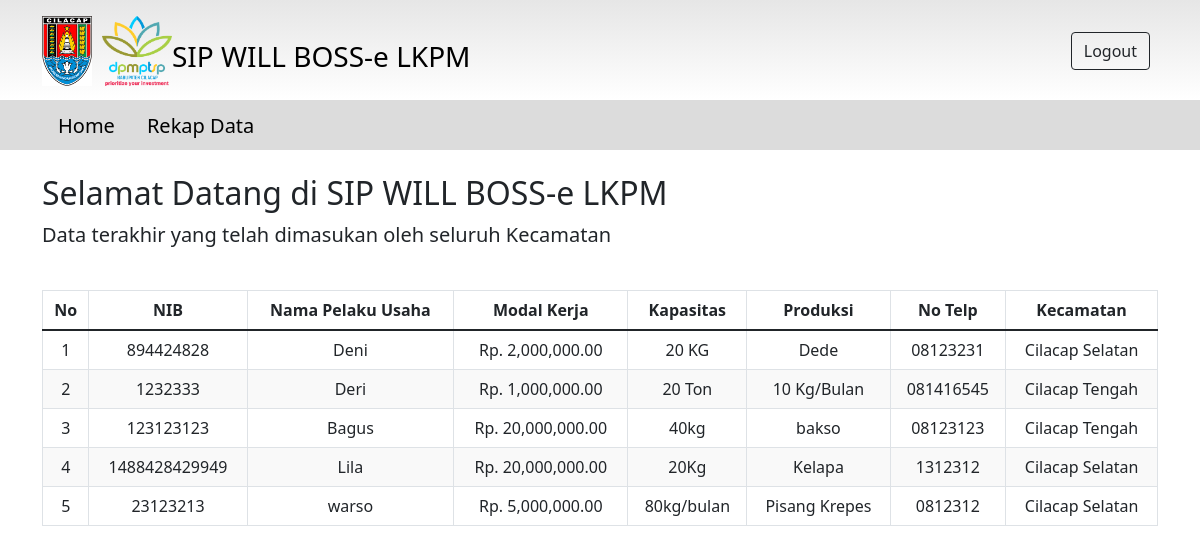
The app's page / (signed in), older data.
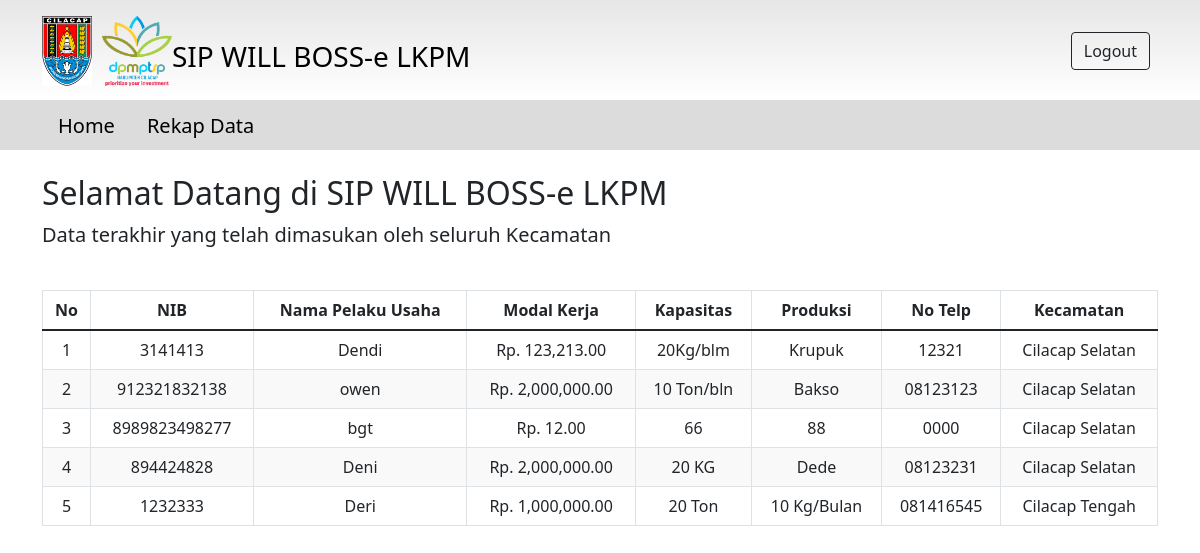
The same page, newer data.
### PelakuUsaha/models.py (models this page shows)
class PelakuUsaha(models.Model):
    kecamatan = models.CharField(max_length=100, null=True)
    nib = models.CharField(max_length=100, null=False)
    modal_kerja = models.IntegerField(null=True, blank=True)
    laki_laki = models.IntegerField(blank=True, null=True)
    perempuan = models.IntegerField(blank=True, null=True)
    produksi = models.CharField(max_length=100,blank=True, null=True)
    tanggal_input = models.DateField(auto_now=True,blank=True,null=True)
    kapasitas = models.CharField(max_length=20, null=True)
    nama_pelaku_usaha = models.CharField(max_length=100,null=True)
    no_telp = models.CharField(max_length=100)
    permasalahan = models.CharField(max_length=250,null=True)

### Dashboard/views.py (the view)
# urls.py: 2. Add a URL to urlpatterns:  path('', views.home, name='home')
@login_required(login_url='login')
def home(request):
    if request.user.is_superuser:
        Data_usaha = PelakuUsaha.objects.order_by('-id')[:5]
    else:
        Data_usaha = PelakuUsaha.objects.filter(kecamatan=request.user.first_name).order_by('-id')[:5]
    User = request.user
    context = {
        'data_usaha': Data_usaha,
        'User':User
    }
    return render(request, 'Dashboard/home.html', context)

### templates/Dashboard/home.html
{% extends 'base.html' %} {% block content %} {% load humanize %}
    <div class="container mt-4">
        {% if request.user.is_superuser %}
        <h2 class="mt-4">Selamat Datang di SIP WILL BOSS-e LKPM</h2>
        {% else %}
        <h2 class="mt-4">Selamat Datang di SIP WILL BOSS-e LKPM, {{user.first_name}}</h2>
        {% endif %}
        <table class="table table-bordered">
          {% if request.user.is_superuser %}
          <p class="lead">Data terakhir yang telah dimasukan oleh seluruh Kecamatan  </p>
          {% else %}
          <p class="lead">Data terakhir yang dimasukan di Kecamatan {{user.first_name}} </p>
          {% endif %}
          <thead>
              <tr>
                <th>No</th>
                <th>NIB</th>
                <th>Nama Pelaku Usaha</th>
                <th>Modal Kerja</th>
                <th>Kapasitas</th>
                <th>Produksi</th>
                <th>No Telp</th>
                {% if request.user.is_superuser %}
                  <th>Kecamatan</th>
                {% endif %}
              </tr>
            </thead>
            <tbody>
                {% for i in data_usaha %}
                <tr>
                    <td>{{forloop.counter}}</td>
                    <td>{{i.nib}}</td>
                    <td>{{i.nama_pelaku_usaha}}</td>
                    <td>Rp. {{i.modal_kerja|floatformat:2|intcomma}}</td>
                    <td>{{i.kapasitas}}</td>
                    <td>{{i.produksi}}</td>
                    <td>{{i.no_telp}}</td>
                    {% if request.user.is_superuser %}
                    <td>{{i.kecamatan}}</td>
                    {% endif %}
                </tr>
                {% endfor %}
            </tbody>
            <br />
          </table>
    </div>
{% endblock %}

Row changes from the older to the newer data that the page shows:
no longer on this page (row unchanged): PelakuUsaha: nib "123123123", nama_pelaku_usaha "Bagus", modal_kerja "20,000,000.00", kapasitas "40kg", produksi "bakso", no_telp "08123123", kecamatan "Cilacap Tengah"
no longer on this page (row unchanged): PelakuUsaha: nib "1488428429949", nama_pelaku_usaha "Lila", modal_kerja "20,000,000.00", kapasitas "20Kg", produksi "Kelapa", no_telp "1312312", kecamatan "Cilacap Selatan"
no longer on this page (row unchanged): PelakuUsaha: nib "23123213", nama_pelaku_usaha "warso", modal_kerja "5,000,000.00", kapasitas "80kg/bulan", produksi "Pisang Krepes", no_telp "0812312", kecamatan "Cilacap Selatan"
added PelakuUsaha: nib "3141413", nama_pelaku_usaha "Dendi", modal_kerja "123,213.00", kapasitas "20Kg/blm", produksi "Krupuk", no_telp "12321", kecamatan "Cilacap Selatan"
added PelakuUsaha: nib "912321832138", nama_pelaku_usaha "owen", modal_kerja "2,000,000.00", kapasitas "10 Ton/bln", produksi "Bakso", no_telp "08123123", kecamatan "Cilacap Selatan"
added PelakuUsaha: nib "8989823498277", nama_pelaku_usaha "bgt", modal_kerja "12.00", kapasitas "66", produksi "88", no_telp "0000", kecamatan "Cilacap Selatan"
